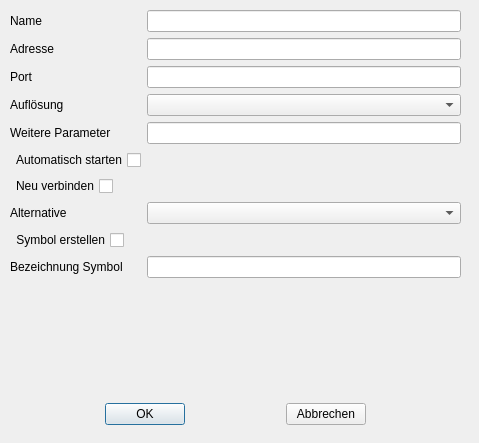
<?xml version="1.0" encoding="UTF-8"?>
<ui version="4.0">
 <class>DialogXdmcp</class>
 <widget class="QDialog" name="DialogXdmcp">
  <property name="geometry">
   <rect>
    <x>0</x>
    <y>0</y>
    <width>479</width>
    <height>443</height>
   </rect>
  </property>
  <property name="windowTitle">
   <string>XDMCP</string>
  </property>
  <widget class="QWidget" name="formLayoutWidget">
   <property name="geometry">
    <rect>
     <x>10</x>
     <y>10</y>
     <width>451</width>
     <height>371</height>
    </rect>
   </property>
   <layout class="QFormLayout" name="formLayout">
    <item row="1" column="0">
     <widget class="QLabel" name="xdmcpLabelAddress">
      <property name="text">
       <string>Adresse</string>
      </property>
     </widget>
    </item>
    <item row="1" column="1">
     <widget class="QLineEdit" name="xdmcpInputAddress"/>
    </item>
    <item row="2" column="0">
     <widget class="QLabel" name="xdmcpLabelPort">
      <property name="text">
       <string>Port</string>
      </property>
     </widget>
    </item>
    <item row="2" column="1">
     <widget class="QLineEdit" name="xdmcpInputPort"/>
    </item>
    <item row="5" column="0">
     <widget class="QCheckBox" name="xdmcpInputAutostart">
      <property name="layoutDirection">
       <enum>Qt::RightToLeft</enum>
      </property>
      <property name="text">
       <string>Automatisch starten</string>
      </property>
     </widget>
    </item>
    <item row="0" column="0">
     <widget class="QLabel" name="xdmcpLabelName">
      <property name="text">
       <string>Name</string>
      </property>
     </widget>
    </item>
    <item row="0" column="1">
     <widget class="QLineEdit" name="xdmcpInputName"/>
    </item>
    <item row="4" column="0">
     <widget class="QLabel" name="xdmcpLabelParameter">
      <property name="text">
       <string>Weitere Parameter</string>
      </property>
     </widget>
    </item>
    <item row="4" column="1">
     <widget class="QLineEdit" name="xdmcpInputParameter"/>
    </item>
    <item row="3" column="0">
     <widget class="QLabel" name="xdmcpLabelResolution">
      <property name="text">
       <string>Auflösung</string>
      </property>
     </widget>
    </item>
    <item row="3" column="1">
     <widget class="QComboBox" name="xdmcpInputResolution"/>
    </item>
    <item row="6" column="0">
     <widget class="QCheckBox" name="xdmcpInputRepeat">
      <property name="layoutDirection">
       <enum>Qt::RightToLeft</enum>
      </property>
      <property name="text">
       <string>Neu verbinden</string>
      </property>
     </widget>
    </item>
    <item row="7" column="0">
     <widget class="QLabel" name="xdmcpLabelAlternative">
      <property name="text">
       <string>Alternative</string>
      </property>
     </widget>
    </item>
    <item row="7" column="1">
     <widget class="QComboBox" name="xdmcpInputAlternative"/>
    </item>
    <item row="8" column="0">
     <widget class="QCheckBox" name="xdmcpInputIcon">
      <property name="layoutDirection">
       <enum>Qt::RightToLeft</enum>
      </property>
      <property name="text">
       <string>Symbol erstellen</string>
      </property>
     </widget>
    </item>
    <item row="9" column="0">
     <widget class="QLabel" name="xdmcpLabelIconName">
      <property name="text">
       <string>Bezeichnung Symbol</string>
      </property>
     </widget>
    </item>
    <item row="9" column="1">
     <widget class="QLineEdit" name="xdmcpInputIconName"/>
    </item>
   </layout>
  </widget>
  <widget class="QWidget" name="horizontalLayoutWidget">
   <property name="geometry">
    <rect>
     <x>10</x>
     <y>389</y>
     <width>451</width>
     <height>51</height>
    </rect>
   </property>
   <layout class="QHBoxLayout" name="horizontalLayout">
    <item>
     <widget class="QPushButton" name="xdmcpOKButton">
      <property name="sizePolicy">
       <sizepolicy hsizetype="Fixed" vsizetype="Fixed">
        <horstretch>0</horstretch>
        <verstretch>0</verstretch>
       </sizepolicy>
      </property>
      <property name="text">
       <string>OK</string>
      </property>
     </widget>
    </item>
    <item>
     <widget class="QPushButton" name="xdmcpCancelButton">
      <property name="sizePolicy">
       <sizepolicy hsizetype="Fixed" vsizetype="Fixed">
        <horstretch>0</horstretch>
        <verstretch>0</verstretch>
       </sizepolicy>
      </property>
      <property name="text">
       <string>Abbrechen</string>
      </property>
     </widget>
    </item>
   </layout>
  </widget>
 </widget>
 <tabstops>
  <tabstop>xdmcpInputName</tabstop>
  <tabstop>xdmcpInputAddress</tabstop>
  <tabstop>xdmcpInputPort</tabstop>
  <tabstop>xdmcpInputResolution</tabstop>
  <tabstop>xdmcpInputParameter</tabstop>
  <tabstop>xdmcpInputAutostart</tabstop>
  <tabstop>xdmcpInputRepeat</tabstop>
  <tabstop>xdmcpInputAlternative</tabstop>
  <tabstop>xdmcpInputIcon</tabstop>
  <tabstop>xdmcpInputIconName</tabstop>
  <tabstop>xdmcpOKButton</tabstop>
  <tabstop>xdmcpCancelButton</tabstop>
 </tabstops>
 <resources/>
 <connections/>
</ui>
